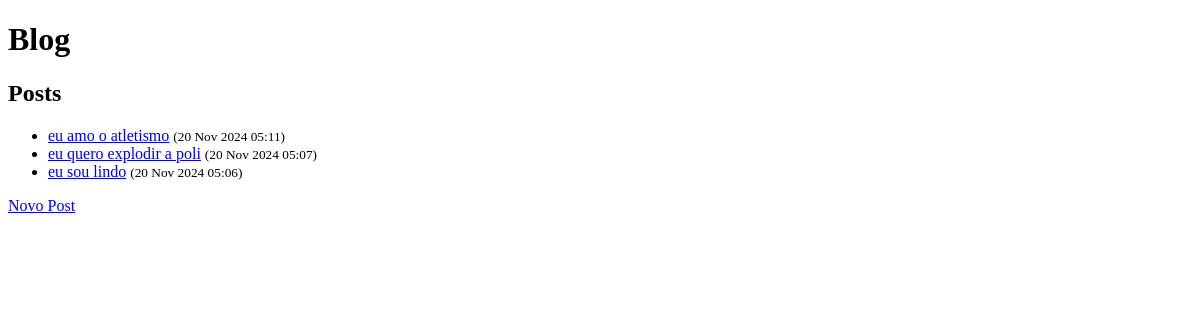
The app's page /, older data.
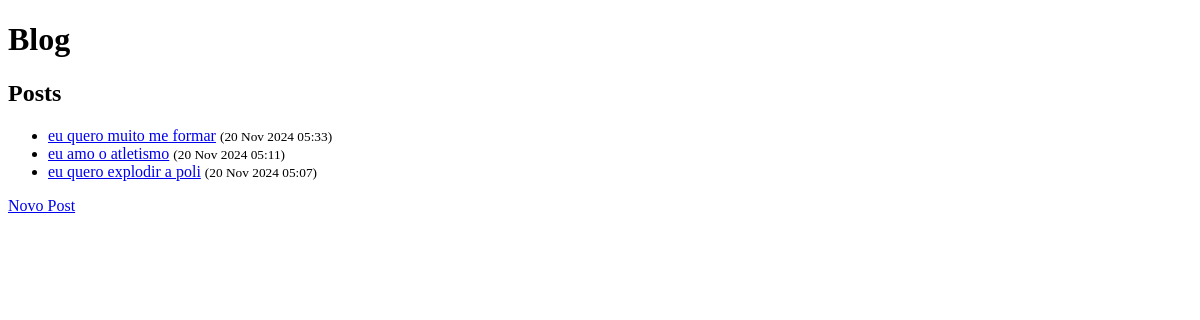
The same page, newer data.
### blog/models.py (models this page shows, shortened)
class Post(models.Model):
  title = models.CharField(max_length=200)
  content = models.TextField()
  created_at = models.DateTimeField(auto_now_add=True)

### blog/views.py (the view)
# urls.py: path('', PostListView.as_view(), name='post_list'),
class PostListView(ListView):
  model = Post
  template_name = 'blog/post_list.html'
  context_object_name = 'posts'
  ordering = ['-created_at']

### templates/blog/post_list.html
{% extends "base.html" %}
{% block content %}
  <h2>Posts</h2>
  <ul>
    {% for post in posts %}
      <li>
        <a href="{% url 'post_detail' post.pk %}">{{ post.title }}</a>
        <small>({{ post.created_at|date:"d M Y H:i" }})</small>
      </li>
    {% endfor %}
  </ul>
  <a href="{% url 'post_create' %}">Novo Post</a>
{% endblock %}

Row changes from the older to the newer data that the page shows:
removed Post: title "eu sou lindo", created_at "20 Nov 2024 05:06"
added Post: title "eu quero muito me formar", created_at "20 Nov 2024 05:33"
